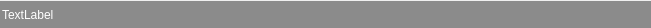
<?xml version="1.0" encoding="UTF-8"?>
<ui version="4.0">
 <class>DockTitleBarClass</class>
 <widget class="QWidget" name="DockTitleBarClass">
  <property name="geometry">
   <rect>
    <x>0</x>
    <y>0</y>
    <width>651</width>
    <height>28</height>
   </rect>
  </property>
  <property name="minimumSize">
   <size>
    <width>0</width>
    <height>0</height>
   </size>
  </property>
  <property name="maximumSize">
   <size>
    <width>16777215</width>
    <height>28</height>
   </size>
  </property>
  <property name="windowTitle">
   <string>DockTitleBar</string>
  </property>
  <property name="styleSheet">
   <string notr="true"/>
  </property>
  <layout class="QHBoxLayout" name="horizontalLayout">
   <property name="spacing">
    <number>4</number>
   </property>
   <property name="leftMargin">
    <number>0</number>
   </property>
   <property name="topMargin">
    <number>1</number>
   </property>
   <property name="rightMargin">
    <number>0</number>
   </property>
   <property name="bottomMargin">
    <number>0</number>
   </property>
   <item>
    <widget class="QWidget" name="CenterWidget" native="true">
     <property name="minimumSize">
      <size>
       <width>100</width>
       <height>0</height>
      </size>
     </property>
     <property name="styleSheet">
      <string notr="true">QWidget#CenterWidget
{
	background-color:#8B8B8B;
}
</string>
     </property>
     <layout class="QHBoxLayout" name="horizontalLayout_2">
      <property name="spacing">
       <number>0</number>
      </property>
      <property name="leftMargin">
       <number>2</number>
      </property>
      <property name="topMargin">
       <number>0</number>
      </property>
      <property name="rightMargin">
       <number>2</number>
      </property>
      <property name="bottomMargin">
       <number>0</number>
      </property>
      <item>
       <widget class="QLabel" name="TitleLbl">
        <property name="styleSheet">
         <string notr="true">color: rgb(255, 255, 255);</string>
        </property>
        <property name="text">
         <string>TextLabel</string>
        </property>
       </widget>
      </item>
      <item>
       <spacer name="horizontalSpacer">
        <property name="orientation">
         <enum>Qt::Horizontal</enum>
        </property>
        <property name="sizeHint" stdset="0">
         <size>
          <width>40</width>
          <height>20</height>
         </size>
        </property>
       </spacer>
      </item>
      <item>
       <widget class="QPushButton" name="MinBtn">
        <property name="minimumSize">
         <size>
          <width>20</width>
          <height>0</height>
         </size>
        </property>
        <property name="maximumSize">
         <size>
          <width>20</width>
          <height>20</height>
         </size>
        </property>
        <property name="styleSheet">
         <string notr="true">QPushButton{
	border: 0px solid #9EA0A4;
	background-color: #8B8B8B;
    border-radius: 0px;
}
QPushButton:pressed{
	padding-right:0px;
	padding-bottom:0px;
	padding-top:0px;
	padding-left:0px;
    border: 0px solid #5388f3;
	background:#F0F0F0;
}
QPushButton:!hover{
    border: 0px solid #5388f3;
	background:#8B8B8B;
}
QPushButton:hover{
    border: 0px solid #5388f3;
	background:#F0F0F0;
}</string>
        </property>
        <property name="text">
         <string/>
        </property>
        <property name="iconSize">
         <size>
          <width>20</width>
          <height>20</height>
         </size>
        </property>
        <property name="flat">
         <bool>true</bool>
        </property>
       </widget>
      </item>
      <item>
       <widget class="QPushButton" name="MaxBtn">
        <property name="minimumSize">
         <size>
          <width>20</width>
          <height>0</height>
         </size>
        </property>
        <property name="maximumSize">
         <size>
          <width>20</width>
          <height>20</height>
         </size>
        </property>
        <property name="styleSheet">
         <string notr="true">QPushButton{
	border: 0px solid #9EA0A4;
	background-color: #8B8B8B;
    border-radius: 0px;
}
QPushButton:pressed{
	padding-right:0px;
	padding-bottom:0px;
	padding-top:0px;
	padding-left:0px;
    border: 0px solid #5388f3;
	background:#F0F0F0;
}
QPushButton:!hover{
    border: 0px solid #5388f3;
	background:#8B8B8B;
}
QPushButton:hover{
    border: 0px solid #5388f3;
	background:#F0F0F0;
}</string>
        </property>
        <property name="text">
         <string/>
        </property>
        <property name="flat">
         <bool>true</bool>
        </property>
       </widget>
      </item>
     </layout>
    </widget>
   </item>
  </layout>
 </widget>
 <layoutdefault spacing="6" margin="11"/>
 <resources>
  <include location="DockTitleBar.qrc"/>
 </resources>
 <connections/>
</ui>
